Frame 1 (no input): blank canvas, image omitted
Frame 60 (the mouse pressed at the canvas centre just before this capture): blank canvas, image omitted
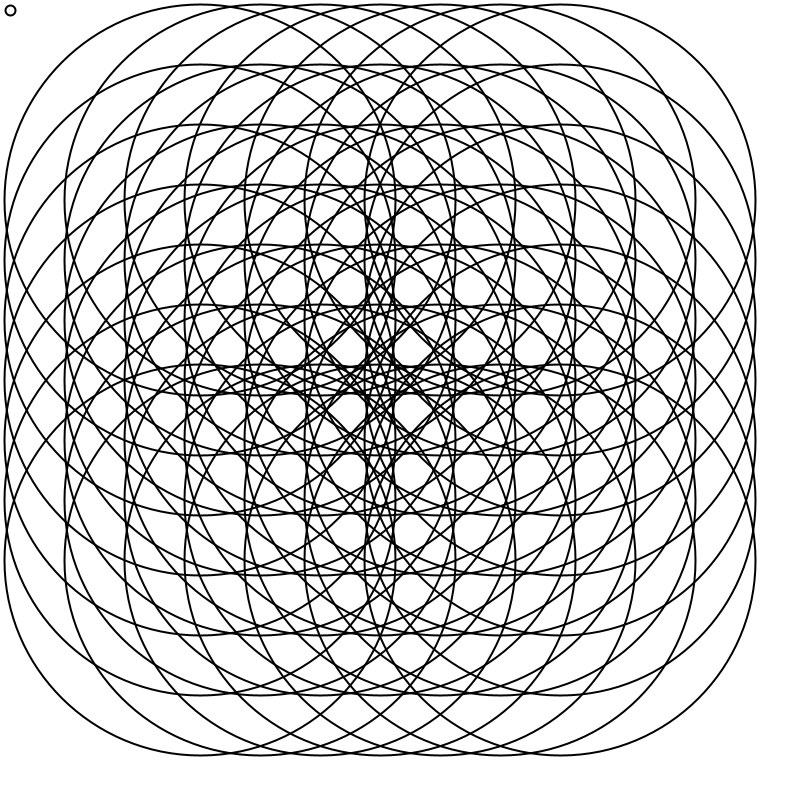
Frame 120 (the mouse held since frame 60 and released just before this capture)

The Processing sketch whose frames 1 and 60 were blank and that drew this single picture after the mouse press (run headless with seeded random() and noise(); from frame 60 on, the mouse is pressed at the canvas centre):

// Processing sketch: processing_185841
// ── processing_185841.pde

int l = 30;
float sx = 0;
float sy = 0;
float easing = 0.06;
 
void setup() {
  background(0);
  size(800, 800);
  stroke(0);
  }
void draw() {
  background(255);
   
  sx += (mouseX - sx) * easing;
  sy += (mouseY - sy) * easing;
//ellipse(sx,sy,10,10);
   
  strokeWeight(2);
  ellipse(10,10,10,10);
  
  for (int i = 200; i < 600; i+= 60) {
    for ( int y=200; y <600; y += 60) {
      float d = dist(i,y,sx,sy);
      float f = l / d;
      float dx = sx - i;
      float dy = sy - y;
         if( mousePressed ){
        dx *= -1;
        dy *= -1;
      }
      noFill();
//      curve(i, y, i+ dx*f, y+dy*f, i+ dx*f, y+dy*f, sx, sy);
//     arc(i, y, abs(dx*f), abs(dy*f), HALF_PI, PI);
    ellipse(i, y, sx, sy);  
  }
  }
}
